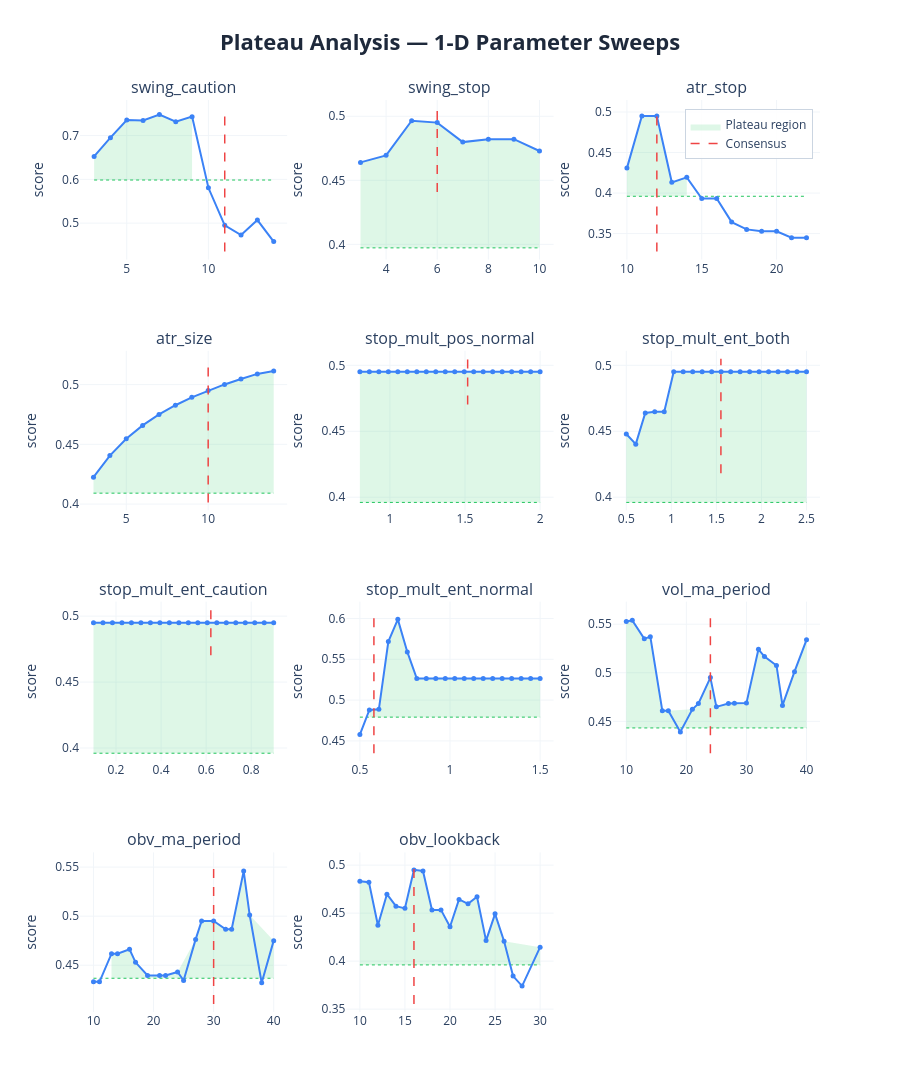

The code cell stored with this chart in its notebook:
### Markdown cell above
### 1-D sweep charts:
| Element | Meaning | Good | Bad |
|---------|---------|------|-----|
| **Blue curve** | Composite score at each value of the parameter, with all others held at consensus | Flat-topped curve — performance is insensitive to the exact value | Narrow spike — optimizer latched onto one specific value, everything nearby is worse |
| **Red dashed line** | Where the consensus value sits | On the flat top of the curve | On a steep slope or at the edge of a cliff |
| **Green dashed line** | Cutoff at 80% of peak score — the boundary between plateau and non-plateau | Blue curve stays above this line across most of the range | Blue curve dips below it quickly either side of the peak |
| **Green shading** | Plateau region — all values where the score stays within 20% of the peak | Wide green band spanning most of the range (robust) | Thin sliver or no shading at all (fragile/overfit) |

 If concensus on steep slope: parameter **REGIME SENSITIVE** - do not fix, backtests are disagreeing, want to fix parameters on flat top.

### Code cell
# ── visual sweep curves ───────────────────────────────────────────────────
plot_plateau_analysis(
    sweep_results    = sweep_results,
    consensus_params = results['consensus_params'],
    param_defs       = PARAM_DEFS,
    fixed_params     = FIXED_PARAMS,
    threshold        = 0.20,
    show             = False,
    save_html        = None,
)

### Figure 1 — Plotly figure (JSON) as saved in the notebook; plotly's stock layout.template omitted (floating-point values rounded to 4 significant figures)
{"data": [{"fill": "toself", "fillcolor": "rgba(34, 197, 94, 0.15)", "hoverinfo": "skip", "line": {"color": "rgba(0,0,0,0)"}, "name": "Plateau region", "showlegend": true, "type": "scatter", "x": [3, 4, 5, 6, 7, 8, 9, 9, 8, 7, 6, 5, 4, 3], "xaxis": "x", "y": [0.6524, 0.6953, 0.7353, 0.7345, 0.7481, 0.7319, 0.7433, 0.5985, 0.5985, 0.5985, 0.5985, 0.5985, 0.5985, 0.5985], "yaxis": "y"}, {"hoverinfo": "skip", "line": {"color": "#22c55e", "dash": "dot", "width": 1}, "mode": "lines", "showlegend": false, "type": "scatter", "x": [3, 14], "xaxis": "x", "y": [0.5985, 0.5985], "yaxis": "y"}, {"hovertemplate": "<b>swing_caution</b><br>Value: %{x:.4g}<br>Score: %{y:.4f}<br><extra></extra>", "line": {"color": "#3b82f6", "width": 2}, "marker": {"size": 5}, "mode": "lines+markers", "name": "swing_caution", "showlegend": false, "type": "scatter", "x": [3, 4, 5, 6, 7, 8, 9, 10, 11, 12, 13, 14], "xaxis": "x", "y": [0.6524, 0.6953, 0.7353, 0.7345, 0.7481, 0.7319, 0.7433, 0.5807, 0.4951, 0.4727, 0.5069, 0.4578], "yaxis": "y"}, {"hoverinfo": "skip", "line": {"color": "#ef4444", "dash": "dash", "width": 1.5}, "mode": "lines", "name": "Consensus", "showlegend": true, "type": "scatter", "x": [11, 11], "xaxis": "x", "y": [0.4349, 0.763], "yaxis": "y"}, {"fill": "toself", "fillcolor": "rgba(34, 197, 94, 0.15)", "hoverinfo": "skip", "line": {"color": "rgba(0,0,0,0)"}, "name": "Plateau region", "showlegend": false, "type": "scatter", "x": [3, 4, 5, 6, 7, 8, 9, 10, 10, 9, 8, 7, 6, 5, 4, 3], "xaxis": "x2", "y": [0.464, 0.4695, 0.4965, 0.4951, 0.4798, 0.4821, 0.4821, 0.4729, 0.3972, 0.3972, 0.3972, 0.3972, 0.3972, 0.3972, 0.3972, 0.3972], "yaxis": "y2"}, {"hoverinfo": "skip", "line": {"color": "#22c55e", "dash": "dot", "width": 1}, "mode": "lines", "showlegend": false, "type": "scatter", "x": [3, 10], "xaxis": "x2", "y": [0.3972, 0.3972], "yaxis": "y2"}, {"hovertemplate": "<b>swing_stop</b><br>Value: %{x:.4g}<br>Score: %{y:.4f}<br><extra></extra>", "line": {"color": "#3b82f6", "width": 2}, "marker": {"size": 5}, "mode": "lines+markers", "name": "swing_stop", "showlegend": false, "type": "scatter", "x": [3, 4, 5, 6, 7, 8, 9, 10], "xaxis": "x2", "y": [0.464, 0.4695, 0.4965, 0.4951, 0.4798, 0.4821, 0.4821, 0.4729], "yaxis": "y2"}, {"hoverinfo": "skip", "line": {"color": "#ef4444", "dash": "dash", "width": 1.5}, "mode": "lines", "name": "Consensus", "showlegend": false, "type": "scatter", "x": [6, 6], "xaxis": "x2", "y": [0.4408, 0.5065], "yaxis": "y2"}, {"fill": "toself", "fillcolor": "rgba(34, 197, 94, 0.15)", "hoverinfo": "skip", "line": {"color": "rgba(0,0,0,0)"}, "name": "Plateau region", "showlegend": false, "type": "scatter", "x": [10, 11, 12, 13, 14, 14, 13, 12, 11, 10], "xaxis": "x3", "y": [0.4308, 0.4951, 0.4951, 0.4132, 0.4194, 0.396, 0.396, 0.396, 0.396, 0.396], "yaxis": "y3"}, {"hoverinfo": "skip", "line": {"color": "#22c55e", "dash": "dot", "width": 1}, "mode": "lines", "showlegend": false, "type": "scatter", "x": [10, 22], "xaxis": "x3", "y": [0.396, 0.396], "yaxis": "y3"}, {"hovertemplate": "<b>atr_stop</b><br>Value: %{x:.4g}<br>Score: %{y:.4f}<br><extra></extra>", "line": {"color": "#3b82f6", "width": 2}, "marker": {"size": 5}, "mode": "lines+markers", "name": "atr_stop", "showlegend": false, "type": "scatter", "x": [10, 11, 12, 13, 14, 15, 16, 17, 18, 19, 20, 21, 22], "xaxis": "x3", "y": [0.4308, 0.4951, 0.4951, 0.4132, 0.4194, 0.3932, 0.3932, 0.3642, 0.3552, 0.3529, 0.3529, 0.345, 0.345], "yaxis": "y3"}, {"hoverinfo": "skip", "line": {"color": "#ef4444", "dash": "dash", "width": 1.5}, "mode": "lines", "name": "Consensus", "showlegend": false, "type": "scatter", "x": [12, 12], "xaxis": "x3", "y": [0.3278, 0.505], "yaxis": "y3"}, {"fill": "toself", "fillcolor": "rgba(34, 197, 94, 0.15)", "hoverinfo": "skip", "line": {"color": "rgba(0,0,0,0)"}, "name": "Plateau region", "showlegend": false, "type": "scatter", "x": [3, 4, 5, 6, 7, 8, 9, 10, 11, 12, 13, 14, 14, 13, 12, 11, 10, 9, 8, 7, 6, 5, 4, 3], "xaxis": "x4", "y": [0.4225, 0.4406, 0.4546, 0.4658, 0.475, 0.4827, 0.4893, 0.4951, 0.5001, 0.5047, 0.5089, 0.5114, 0.4091, 0.4091, 0.4091, 0.4091, 0.4091, 0.4091, 0.4091, 0.4091, 0.4091, 0.4091, 0.4091, 0.4091], "yaxis": "y4"}, {"hoverinfo": "skip", "line": {"color": "#22c55e", "dash": "dot", "width": 1}, "mode": "lines", "showlegend": false, "type": "scatter", "x": [3, 14], "xaxis": "x4", "y": [0.4091, 0.4091], "yaxis": "y4"}, {"hovertemplate": "<b>atr_size</b><br>Value: %{x:.4g}<br>Score: %{y:.4f}<br><extra></extra>", "line": {"color": "#3b82f6", "width": 2}, "marker": {"size": 5}, "mode": "lines+markers", "name": "atr_size", "showlegend": false, "type": "scatter", "x": [3, 4, 5, 6, 7, 8, 9, 10, 11, 12, 13, 14], "xaxis": "x4", "y": [0.4225, 0.4406, 0.4546, 0.4658, 0.475, 0.4827, 0.4893, 0.4951, 0.5001, 0.5047, 0.5089, 0.5114], "yaxis": "y4"}, {"hoverinfo": "skip", "line": {"color": "#ef4444", "dash": "dash", "width": 1.5}, "mode": "lines", "name": "Consensus", "showlegend": false, "type": "scatter", "x": [10, 10], "xaxis": "x4", "y": [0.4014, 0.5216], "yaxis": "y4"}, {"fill": "toself", "fillcolor": "rgba(34, 197, 94, 0.15)", "hoverinfo": "skip", "line": {"color": "rgba(0,0,0,0)"}, "name": "Plateau region", "showlegend": false, "type": "scatter", "x": [0.8, 0.8632, 0.9263, 0.9895, 1.053, 1.116, 1.179, 1.242, 1.305, 1.368, 1.432, 1.495, 1.558, 1.621, 1.684, 1.747, 1.811, 1.874, 1.937, 2.0, 2.0, 1.937, 1.874, 1.811, 1.747, 1.684, 1.621, 1.558, 1.495, 1.432, 1.368, 1.305, 1.242, 1.179, 1.116, 1.053, 0.9895, 0.9263, 0.8632, 0.8], "xaxis": "x5", "y": [0.4951, 0.4951, 0.4951, 0.4951, 0.4951, 0.4951, 0.4951, 0.4951, 0.4951, 0.4951, 0.4951, 0.4951, 0.4951, 0.4951, 0.4951, 0.4951, 0.4951, 0.4951, 0.4951, 0.4951, 0.396, 0.396, 0.396, 0.396, 0.396, 0.396, 0.396, 0.396, 0.396, 0.396, 0.396, 0.396, 0.396, 0.396, 0.396, 0.396, 0.396, 0.396, 0.396, 0.396], "yaxis": "y5"}, {"hoverinfo": "skip", "line": {"color": "#22c55e", "dash": "dot", "width": 1}, "mode": "lines", "showlegend": false, "type": "scatter", "x": [0.8, 2], "xaxis": "x5", "y": [0.396, 0.396], "yaxis": "y5"}, {"hovertemplate": "<b>stop_mult_pos_normal</b><br>Value: %{x:.4g}<br>Score: %{y:.4f}<br><extra></extra>", "line": {"color": "#3b82f6", "width": 2}, "marker": {"size": 5}, "mode": "lines+markers", "name": "stop_mult_pos_normal", "showlegend": false, "type": "scatter", "x": [0.8, 0.8632, 0.9263, 0.9895, 1.053, 1.116, 1.179, 1.242, 1.305, 1.368, 1.432, 1.495, 1.558, 1.621, 1.684, 1.747, 1.811, 1.874, 1.937, 2.0], "xaxis": "x5", "y": [0.4951, 0.4951, 0.4951, 0.4951, 0.4951, 0.4951, 0.4951, 0.4951, 0.4951, 0.4951, 0.4951, 0.4951, 0.4951, 0.4951, 0.4951, 0.4951, 0.4951, 0.4951, 0.4951, 0.4951], "yaxis": "y5"}, {"hoverinfo": "skip", "line": {"color": "#ef4444", "dash": "dash", "width": 1.5}, "mode": "lines", "name": "Consensus", "showlegend": false, "type": "scatter", "x": [1.518, 1.518], "xaxis": "x5", "y": [0.4703, 0.505], "yaxis": "y5"}, {"fill": "toself", "fillcolor": "rgba(34, 197, 94, 0.15)", "hoverinfo": "skip", "line": {"color": "rgba(0,0,0,0)"}, "name": "Plateau region", "showlegend": false, "type": "scatter", "x": [0.5, 0.6053, 0.7105, 0.8158, 0.9211, 1.026, 1.132, 1.237, 1.342, 1.447, 1.553, 1.658, 1.763, 1.868, 1.974, 2.079, 2.184, 2.289, 2.395, 2.5, 2.5, 2.395, 2.289, 2.184, 2.079, 1.974, 1.868, 1.763, 1.658, 1.553, 1.447, 1.342, 1.237, 1.132, 1.026, 0.9211, 0.8158, 0.7105, 0.6053, 0.5], "xaxis": "x6", "y": [0.4479, 0.4402, 0.4639, 0.4648, 0.4648, 0.4951, 0.4951, 0.4951, 0.4951, 0.4951, 0.4951, 0.4951, 0.4951, 0.4951, 0.4951, 0.4951, 0.4951, 0.4951, 0.4951, 0.4951, 0.396, 0.396, 0.396, 0.396, 0.396, 0.396, 0.396, 0.396, 0.396, 0.396, 0.396, 0.396, 0.396, 0.396, 0.396, 0.396, 0.396, 0.396, 0.396, 0.396], "yaxis": "y6"}, {"hoverinfo": "skip", "line": {"color": "#22c55e", "dash": "dot", "width": 1}, "mode": "lines", "showlegend": false, "type": "scatter", "x": [0.5, 2.5], "xaxis": "x6", "y": [0.396, 0.396], "yaxis": "y6"}, {"hovertemplate": "<b>stop_mult_ent_both</b><br>Value: %{x:.4g}<br>Score: %{y:.4f}<br><extra></extra>", "line": {"color": "#3b82f6", "width": 2}, "marker": {"size": 5}, "mode": "lines+markers", "name": "stop_mult_ent_both", "showlegend": false, "type": "scatter", "x": [0.5, 0.6053, 0.7105, 0.8158, 0.9211, 1.026, 1.132, 1.237, 1.342, 1.447, 1.553, 1.658, 1.763, 1.868, 1.974, 2.079, 2.184, 2.289, 2.395, 2.5], "xaxis": "x6", "y": [0.4479, 0.4402, 0.4639, 0.4648, 0.4648, 0.4951, 0.4951, 0.4951, 0.4951, 0.4951, 0.4951, 0.4951, 0.4951, 0.4951, 0.4951, 0.4951, 0.4951, 0.4951, 0.4951, 0.4951], "yaxis": "y6"}, {"hoverinfo": "skip", "line": {"color": "#ef4444", "dash": "dash", "width": 1.5}, "mode": "lines", "name": "Consensus", "showlegend": false, "type": "scatter", "x": [1.55, 1.55], "xaxis": "x6", "y": [0.4182, 0.505], "yaxis": "y6"}, {"fill": "toself", "fillcolor": "rgba(34, 197, 94, 0.15)", "hoverinfo": "skip", "line": {"color": "rgba(0,0,0,0)"}, "name": "Plateau region", "showlegend": false, "type": "scatter", "x": [0.1, 0.1421, 0.1842, 0.2263, 0.2684, 0.3105, 0.3526, 0.3947, 0.4368, 0.4789, 0.5211, 0.5632, 0.6053, 0.6474, 0.6895, 0.7316, 0.7737, 0.8158, 0.8579, 0.9, 0.9, 0.8579, 0.8158, 0.7737, 0.7316, 0.6895, 0.6474, 0.6053, 0.5632, 0.5211, 0.4789, 0.4368, 0.3947, 0.3526, 0.3105, 0.2684, 0.2263, 0.1842, 0.1421, 0.1], "xaxis": "x7", "y": [0.4951, 0.4951, 0.4951, 0.4951, 0.4951, 0.4951, 0.4951, 0.4951, 0.4951, 0.4951, 0.4951, 0.4951, 0.4951, 0.4951, 0.4951, 0.4951, 0.4951, 0.4951, 0.4951, 0.4951, 0.396, 0.396, 0.396, 0.396, 0.396, 0.396, 0.396, 0.396, 0.396, 0.396, 0.396, 0.396, 0.396, 0.396, 0.396, 0.396, 0.396, 0.396, 0.396, 0.396], "yaxis": "y7"}, {"hoverinfo": "skip", "line": {"color": "#22c55e", "dash": "dot", "width": 1}, "mode": "lines", "showlegend": false, "type": "scatter", "x": [0.1, 0.9], "xaxis": "x7", "y": [0.396, 0.396], "yaxis": "y7"}, {"hovertemplate": "<b>stop_mult_ent_caution</b><br>Value: %{x:.4g}<br>Score: %{y:.4f}<br><extra></extra>", "line": {"color": "#3b82f6", "width": 2}, "marker": {"size": 5}, "mode": "lines+markers", "name": "stop_mult_ent_caution", "showlegend": false, "type": "scatter", "x": [0.1, 0.1421, 0.1842, 0.2263, 0.2684, 0.3105, 0.3526, 0.3947, 0.4368, 0.4789, 0.5211, 0.5632, 0.6053, 0.6474, 0.6895, 0.7316, 0.7737, 0.8158, 0.8579, 0.9], "xaxis": "x7", "y": [0.4951, 0.4951, 0.4951, 0.4951, 0.4951, 0.4951, 0.4951, 0.4951, 0.4951, 0.4951, 0.4951, 0.4951, 0.4951, 0.4951, 0.4951, 0.4951, 0.4951, 0.4951, 0.4951, 0.4951], "yaxis": "y7"}, {"hoverinfo": "skip", "line": {"color": "#ef4444", "dash": "dash", "width": 1.5}, "mode": "lines", "name": "Consensus", "showlegend": false, "type": "scatter", "x": [0.6209, 0.6209], "xaxis": "x7", "y": [0.4703, 0.505], "yaxis": "y7"}, {"fill": "toself", "fillcolor": "rgba(34, 197, 94, 0.15)", "hoverinfo": "skip", "line": {"color": "rgba(0,0,0,0)"}, "name": "Plateau region", "showlegend": false, "type": "scatter", "x": [0.5526, 0.6053, 0.6579, 0.7105, 0.7632, 0.8158, 0.8684, 0.9211, 0.9737, 1.026, 1.079, 1.132, 1.184, 1.237, 1.289, 1.342, 1.395, 1.447, 1.5, 1.5, 1.447, 1.395, 1.342, 1.289, 1.237, 1.184, 1.132, 1.079, 1.026, 0.9737, 0.9211, 0.8684, 0.8158, 0.7632, 0.7105, 0.6579, 0.6053, 0.5526], "xaxis": "x8", "y": [0.488, 0.4886, 0.5717, 0.5989, 0.559, 0.5265, 0.5265, 0.5265, 0.5265, 0.5265, 0.5265, 0.5265, 0.5265, 0.5265, 0.5265, 0.5265, 0.5265, 0.5265, 0.5265, 0.4791, 0.4791, 0.4791, 0.4791, 0.4791, 0.4791, 0.4791, 0.4791, 0.4791, 0.4791, 0.4791, 0.4791, 0.4791, 0.4791, 0.4791, 0.4791, 0.4791, 0.4791, 0.4791], "yaxis": "y8"}, {"hoverinfo": "skip", "line": {"color": "#22c55e", "dash": "dot", "width": 1}, "mode": "lines", "showlegend": false, "type": "scatter", "x": [0.5, 1.5], "xaxis": "x8", "y": [0.4791, 0.4791], "yaxis": "y8"}, {"hovertemplate": "<b>stop_mult_ent_normal</b><br>Value: %{x:.4g}<br>Score: %{y:.4f}<br><extra></extra>", "line": {"color": "#3b82f6", "width": 2}, "marker": {"size": 5}, "mode": "lines+markers", "name": "stop_mult_ent_normal", "showlegend": false, "type": "scatter", "x": [0.5, 0.5526, 0.6053, 0.6579, 0.7105, 0.7632, 0.8158, 0.8684, 0.9211, 0.9737, 1.026, 1.079, 1.132, 1.184, 1.237, 1.289, 1.342, 1.395, 1.447, 1.5], "xaxis": "x8", "y": [0.4578, 0.488, 0.4886, 0.5717, 0.5989, 0.559, 0.5265, 0.5265, 0.5265, 0.5265, 0.5265, 0.5265, 0.5265, 0.5265, 0.5265, 0.5265, 0.5265, 0.5265, 0.5265, 0.5265], "yaxis": "y8"}, {"hoverinfo": "skip", "line": {"color": "#ef4444", "dash": "dash", "width": 1.5}, "mode": "lines", "name": "Consensus", "showlegend": false, "type": "scatter", "x": [0.5778, 0.5778], "xaxis": "x8", "y": [0.4349, 0.6109], "yaxis": "y8"}, {"fill": "toself", "fillcolor": "rgba(34, 197, 94, 0.15)", "hoverinfo": "skip", "line": {"color": "rgba(0,0,0,0)"}, "name": "Plateau region", "showlegend": false, "type": "scatter", "x": [10, 11, 13, 14, 16, 17, 21, 22, 24, 25, 27, 28, 30, 32, 33, 35, 36, 38, 40, 40, 38, 36, 35, 33, 32, 30, 28, 27, 25, 24, 22, 21, 17, 16, 14, 13, 11, 10], "xaxis": "x9", "y": [0.5528, 0.554, 0.535, 0.5372, 0.4608, 0.4608, 0.4624, 0.4682, 0.4951, 0.4649, 0.4683, 0.4686, 0.4688, 0.5242, 0.5167, 0.5075, 0.4664, 0.5011, 0.5339, 0.4432, 0.4432, 0.4432, 0.4432, 0.4432, 0.4432, 0.4432, 0.4432, 0.4432, 0.4432, 0.4432, 0.4432, 0.4432, 0.4432, 0.4432, 0.4432, 0.4432, 0.4432, 0.4432], "yaxis": "y9"}, {"hoverinfo": "skip", "line": {"color": "#22c55e", "dash": "dot", "width": 1}, "mode": "lines", "showlegend": false, "type": "scatter", "x": [10, 40], "xaxis": "x9", "y": [0.4432, 0.4432], "yaxis": "y9"}, {"hovertemplate": "<b>vol_ma_period</b><br>Value: %{x:.4g}<br>Score: %{y:.4f}<br><extra></extra>", "line": {"color": "#3b82f6", "width": 2}, "marker": {"size": 5}, "mode": "lines+markers", "name": "vol_ma_period", "showlegend": false, "type": "scatter", "x": [10, 11, 13, 14, 16, 17, 19, 21, 22, 24, 25, 27, 28, 30, 32, 33, 35, 36, 38, 40], "xaxis": "x9", "y": [0.5528, 0.554, 0.535, 0.5372, 0.4608, 0.4608, 0.4391, 0.4624, 0.4682, 0.4951, 0.4649, 0.4683, 0.4686, 0.4688, 0.5242, 0.5167, 0.5075, 0.4664, 0.5011, 0.5339], "yaxis": "y9"}, {"hoverinfo": "skip", "line": {"color": "#ef4444", "dash": "dash", "width": 1.5}, "mode": "lines", "name": "Consensus", "showlegend": false, "type": "scatter", "x": [24, 24], "xaxis": "x9", "y": [0.4172, 0.5651], "yaxis": "y9"}, {"fill": "toself", "fillcolor": "rgba(34, 197, 94, 0.15)", "hoverinfo": "skip", "line": {"color": "rgba(0,0,0,0)"}, "name": "Plateau region", "showlegend": false, "type": "scatter", "x": [13, 14, 16, 17, 19, 21, 22, 24, 27, 28, 30, 32, 33, 35, 36, 40, 40, 36, 35, 33, 32, 30, 28, 27, 24, 22, 21, 19, 17, 16, 14, 13], "xaxis": "x10", "y": [0.4618, 0.4618, 0.4663, 0.453, 0.4396, 0.4396, 0.4396, 0.4431, 0.4763, 0.4951, 0.4951, 0.4867, 0.4867, 0.5459, 0.5011, 0.475, 0.4367, 0.4367, 0.4367, 0.4367, 0.4367, 0.4367, 0.4367, 0.4367, 0.4367, 0.4367, 0.4367, 0.4367, 0.4367, 0.4367, 0.4367, 0.4367], "yaxis": "y10"}, {"hoverinfo": "skip", "line": {"color": "#22c55e", "dash": "dot", "width": 1}, "mode": "lines", "showlegend": false, "type": "scatter", "x": [10, 40], "xaxis": "x10", "y": [0.4367, 0.4367], "yaxis": "y10"}, {"hovertemplate": "<b>obv_ma_period</b><br>Value: %{x:.4g}<br>Score: %{y:.4f}<br><extra></extra>", "line": {"color": "#3b82f6", "width": 2}, "marker": {"size": 5}, "mode": "lines+markers", "name": "obv_ma_period", "showlegend": false, "type": "scatter", "x": [10, 11, 13, 14, 16, 17, 19, 21, 22, 24, 25, 27, 28, 30, 32, 33, 35, 36, 38, 40], "xaxis": "x10", "y": [0.433, 0.433, 0.4618, 0.4618, 0.4663, 0.453, 0.4396, 0.4396, 0.4396, 0.4431, 0.4345, 0.4763, 0.4951, 0.4951, 0.4867, 0.4867, 0.5459, 0.5011, 0.4321, 0.475], "yaxis": "y10"}, {"hoverinfo": "skip", "line": {"color": "#ef4444", "dash": "dash", "width": 1.5}, "mode": "lines", "name": "Consensus", "showlegend": false, "type": "scatter", "x": [30, 30], "xaxis": "x10", "y": [0.4105, 0.5568], "yaxis": "y10"}, {"fill": "toself", "fillcolor": "rgba(34, 197, 94, 0.15)", "hoverinfo": "skip", "line": {"color": "rgba(0,0,0,0)"}, "name": "Plateau region", "showlegend": false, "type": "scatter", "x": [10, 11, 12, 13, 14, 15, 16, 17, 18, 19, 20, 21, 22, 23, 24, 25, 26, 30, 30, 26, 25, 24, 23, 22, 21, 20, 19, 18, 17, 16, 15, 14, 13, 12, 11, 10], "xaxis": "x11", "y": [0.4833, 0.4823, 0.4374, 0.4697, 0.4572, 0.455, 0.4951, 0.4939, 0.4534, 0.4534, 0.4359, 0.4643, 0.4597, 0.4671, 0.4214, 0.4493, 0.4208, 0.4146, 0.396, 0.396, 0.396, 0.396, 0.396, 0.396, 0.396, 0.396, 0.396, 0.396, 0.396, 0.396, 0.396, 0.396, 0.396, 0.396, 0.396, 0.396], "yaxis": "y11"}, {"hoverinfo": "skip", "line": {"color": "#22c55e", "dash": "dot", "width": 1}, "mode": "lines", "showlegend": false, "type": "scatter", "x": [10, 30], "xaxis": "x11", "y": [0.396, 0.396], "yaxis": "y11"}, {"hovertemplate": "<b>obv_lookback</b><br>Value: %{x:.4g}<br>Score: %{y:.4f}<br><extra></extra>", "line": {"color": "#3b82f6", "width": 2}, "marker": {"size": 5}, "mode": "lines+markers", "name": "obv_lookback", "showlegend": false, "type": "scatter", "x": [10, 11, 12, 13, 14, 15, 16, 17, 18, 19, 20, 21, 22, 23, 24, 25, 26, 27, 28, 30], "xaxis": "x11", "y": [0.4833, 0.4823, 0.4374, 0.4697, 0.4572, 0.455, 0.4951, 0.4939, 0.4534, 0.4534, 0.4359, 0.4643, 0.4597, 0.4671, 0.4214, 0.4493, 0.4208, 0.3845, 0.374, 0.4146], "yaxis": "y11"}, {"hoverinfo": "skip", "line": {"color": "#ef4444", "dash": "dash", "width": 1.5}, "mode": "lines", "name": "Consensus", "showlegend": false, "type": "scatter", "x": [16, 16], "xaxis": "x11", "y": [0.3553, 0.505], "yaxis": "y11"}], "layout": {"annotations": [{"font": {"size": 16}, "showarrow": false, "text": "swing_caution", "x": 0.14, "xanchor": "center", "xref": "paper", "y": 1, "yanchor": "bottom", "yref": "paper"}, {"font": {"size": 16}, "showarrow": false, "text": "swing_stop", "x": 0.5, "xanchor": "center", "xref": "paper", "y": 1, "yanchor": "bottom", "yref": "paper"}, {"font": {"size": 16}, "showarrow": false, "text": "atr_stop", "x": 0.86, "xanchor": "center", "xref": "paper", "y": 1, "yanchor": "bottom", "yref": "paper"}, {"font": {"size": 16}, "showarrow": false, "text": "atr_size", "x": 0.14, "xanchor": "center", "xref": "paper", "y": 0.725, "yanchor": "bottom", "yref": "paper"}, {"font": {"size": 16}, "showarrow": false, "text": "stop_mult_pos_normal", "x": 0.5, "xanchor": "center", "xref": "paper", "y": 0.725, "yanchor": "bottom", "yref": "paper"}, {"font": {"size": 16}, "showarrow": false, "text": "stop_mult_ent_both", "x": 0.86, "xanchor": "center", "xref": "paper", "y": 0.725, "yanchor": "bottom", "yref": "paper"}, {"font": {"size": 16}, "showarrow": false, "text": "stop_mult_ent_caution", "x": 0.14, "xanchor": "center", "xref": "paper", "y": 0.45, "yanchor": "bottom", "yref": "paper"}, {"font": {"size": 16}, "showarrow": false, "text": "stop_mult_ent_normal", "x": 0.5, "xanchor": "center", "xref": "paper", "y": 0.45, "yanchor": "bottom", "yref": "paper"}, {"font": {"size": 16}, "showarrow": false, "text": "vol_ma_period", "x": 0.86, "xanchor": "center", "xref": "paper", "y": 0.45, "yanchor": "bottom", "yref": "paper"}, {"font": {"size": 16}, "showarrow": false, "text": "obv_ma_period", "x": 0.14, "xanchor": "center", "xref": "paper", "y": 0.175, "yanchor": "bottom", "yref": "paper"}, {"font": {"size": 16}, "showarrow": false, "text": "obv_lookback", "x": 0.5, "xanchor": "center", "xref": "paper", "y": 0.175, "yanchor": "bottom", "yref": "paper"}], "height": 1200, "legend": {"bgcolor": "rgba(255, 255, 255, 0.9)", "bordercolor": "#cbd5e1", "borderwidth": 1, "x": 0.99, "xanchor": "right", "y": 0.99, "yanchor": "top"}, "title": {"font": {"color": "#1E293B", "size": 22}, "text": "<b>Plateau Analysis — 1-D Parameter Sweeps</b>", "x": 0.5, "xanchor": "center"}, "xaxis": {"anchor": "y", "domain": [0, 0.28], "gridcolor": "#f1f5f9", "gridwidth": 1, "showgrid": true}, "xaxis10": {"anchor": "y10", "domain": [0, 0.28], "gridcolor": "#f1f5f9", "gridwidth": 1, "showgrid": true}, "xaxis11": {"anchor": "y11", "domain": [0.36, 0.64], "gridcolor": "#f1f5f9", "gridwidth": 1, "showgrid": true}, "xaxis12": {"anchor": "y12", "domain": [0.72, 1], "gridcolor": "#f1f5f9", "gridwidth": 1, "showgrid": true}, "xaxis2": {"anchor": "y2", "domain": [0.36, 0.64], "gridcolor": "#f1f5f9", "gridwidth": 1, "showgrid": true}, "xaxis3": {"anchor": "y3", "domain": [0.72, 1], "gridcolor": "#f1f5f9", "gridwidth": 1, "showgrid": true}, "xaxis4": {"anchor": "y4", "domain": [0, 0.28], "gridcolor": "#f1f5f9", "gridwidth": 1, "showgrid": true}, "xaxis5": {"anchor": "y5", "domain": [0.36, 0.64], "gridcolor": "#f1f5f9", "gridwidth": 1, "showgrid": true}, "xaxis6": {"anchor": "y6", "domain": [0.72, 1], "gridcolor": "#f1f5f9", "gridwidth": 1, "showgrid": true}, "xaxis7": {"anchor": "y7", "domain": [0, 0.28], "gridcolor": "#f1f5f9", "gridwidth": 1, "showgrid": true}, "xaxis8": {"anchor": "y8", "domain": [0.36, 0.64], "gridcolor": "#f1f5f9", "gridwidth": 1, "showgrid": true}, "xaxis9": {"anchor": "y9", "domain": [0.72, 1], "gridcolor": "#f1f5f9", "gridwidth": 1, "showgrid": true}, "yaxis": {"anchor": "x", "domain": [0.825, 1], "gridcolor": "#f1f5f9", "gridwidth": 1, "showgrid": true, "title": {"text": "score"}}, "yaxis10": {"anchor": "x10", "domain": [0, 0.175], "gridcolor": "#f1f5f9", "gridwidth": 1, "showgrid": true, "title": {"text": "score"}}, "yaxis11": {"anchor": "x11", "domain": [0, 0.175], "gridcolor": "#f1f5f9", "gridwidth": 1, "showgrid": true, "title": {"text": "score"}}, "yaxis12": {"anchor": "x12", "domain": [0, 0.175], "gridcolor": "#f1f5f9", "gridwidth": 1, "showgrid": true, "title": {"text": "score"}}, "yaxis2": {"anchor": "x2", "domain": [0.825, 1], "gridcolor": "#f1f5f9", "gridwidth": 1, "showgrid": true, "title": {"text": "score"}}, "yaxis3": {"anchor": "x3", "domain": [0.825, 1], "gridcolor": "#f1f5f9", "gridwidth": 1, "showgrid": true, "title": {"text": "score"}}, "yaxis4": {"anchor": "x4", "domain": [0.55, 0.725], "gridcolor": "#f1f5f9", "gridwidth": 1, "showgrid": true, "title": {"text": "score"}}, "yaxis5": {"anchor": "x5", "domain": [0.55, 0.725], "gridcolor": "#f1f5f9", "gridwidth": 1, "showgrid": true, "title": {"text": "score"}}, "yaxis6": {"anchor": "x6", "domain": [0.55, 0.725], "gridcolor": "#f1f5f9", "gridwidth": 1, "showgrid": true, "title": {"text": "score"}}, "yaxis7": {"anchor": "x7", "domain": [0.275, 0.45], "gridcolor": "#f1f5f9", "gridwidth": 1, "showgrid": true, "title": {"text": "score"}}, "yaxis8": {"anchor": "x8", "domain": [0.275, 0.45], "gridcolor": "#f1f5f9", "gridwidth": 1, "showgrid": true, "title": {"text": "score"}}, "yaxis9": {"anchor": "x9", "domain": [0.275, 0.45], "gridcolor": "#f1f5f9", "gridwidth": 1, "showgrid": true, "title": {"text": "score"}}}}
